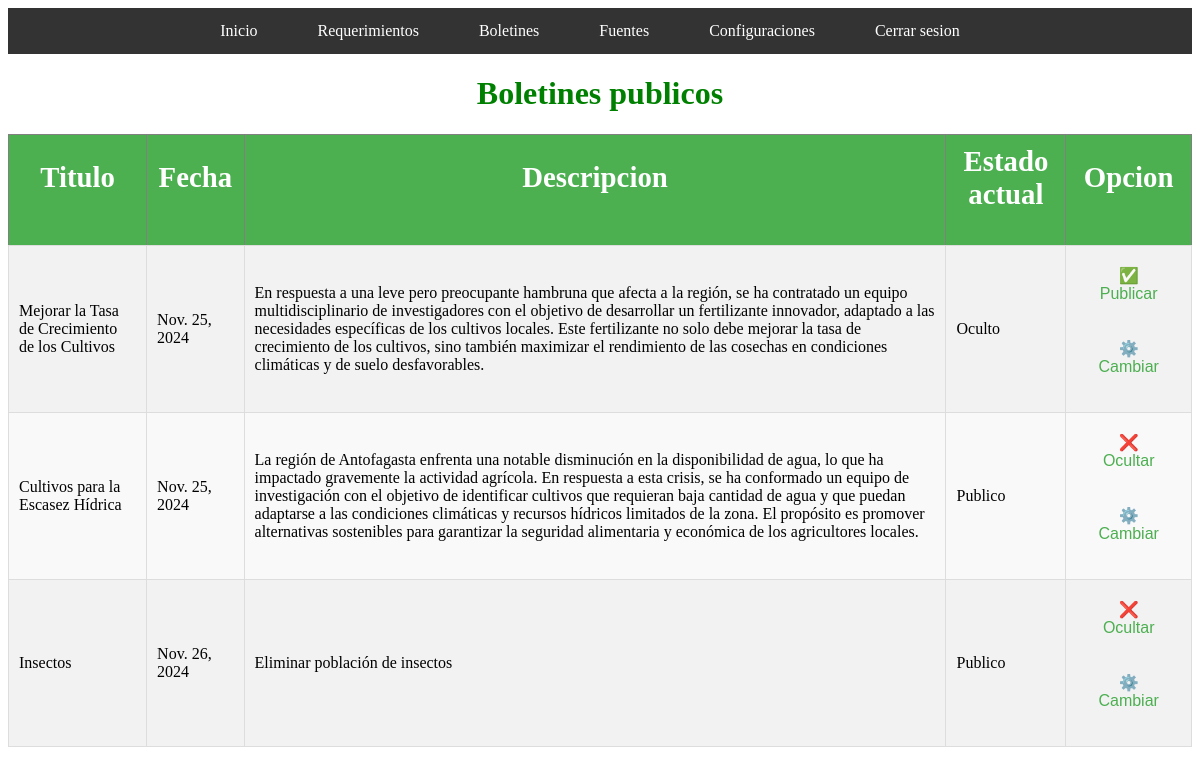
Screenshot of /editar_boletines/ (signed in) with the database file from the repository.
### myapp/models.py (models this page shows, shortened)
class Boletin(models.Model):
    titulo = models.CharField(max_length=255)  # Título del boletín
    descripcion = models.TextField(blank=True)  # Descripción opcional del boletín
    archivo_pdf = models.FileField(upload_to='boletines_pdfs/')  # Campo para el archivo PDF
    fecha_creacion = models.DateField(auto_now_add=True)  # Fecha de publicación automática
    requerimiento = models.ForeignKey(Requerimiento,on_delete=models.CASCADE)
    es_publico = models.BooleanField(default=False)
    vistas=models.IntegerField(default=0)
    descargas=models.IntegerField(default=0)

### myapp/permisos.py (the view)
    @login_required
    @user_passes_test(lambda user: user.is_staff)
    def wrapped_view(request, *args, **kwargs):
        return view_func(request, *args, **kwargs)

### myapp/permisos.py (called while the page is built)
def staff_required(view_func):
    @login_required
    @user_passes_test(lambda user: user.is_staff)
    def wrapped_view(request, *args, **kwargs):
        return view_func(request, *args, **kwargs)
    return wrapped_view

### myapp/views.py (called while the page is built, shortened)
@staff_required #Marcar vista que requiere estado staff
def editar_boletines(request):
    estados_requerimientos = ["Por procesar", "En proceso", "Finalizado"]
    boletines=models.Boletin.objects.all()
    if request.method==('GET'):
        return render(request,EDITAR_BOLETIN,{'Boletin': boletines})

### myapp/templates/boletines/editar_boletines.html (shortened to what this page needs)
{% extends 'menu.html' %}
{% block content %}
{% load static %}
<head>
    <link rel="stylesheet" href="{% static 'css/estilo_tablas.css' %}">
</head>
<h1 style="font-weight: bold; color: green; text-align: center;">
    Boletines publicos
</h1>
<table border = "1">
    <thead>
        <tr>
            <th><h2>Titulo</h2></th>
            <th><h2>Fecha</h2></th>
            <th><h2>Descripcion</h2></th>
            <th><h2>Estado actual</h2></th>
            <th><h2>Opcion</h2></th>
        </tr>
    </thead>
    <tbody>
    {% for boletin in Boletin %}
                <tr>
                    <td>{{boletin.titulo}}</td>
                    <td>{{boletin.fecha_creacion}}</td>
                    <td>{{boletin.descripcion}}</td>
            {% if boletin.es_publico == True %}
                    <td>Publico</td>
                    <td>
                        <form method="post">
                            <button class="btn-invisible" type="submit">❌ Ocultar</button>
                        </form>
                        <form method="post">
                            <button class="btn-invisible" type="submit">⚙️ Cambiar</button>
                        </form>
                    </td>
                    </tr>
            {% else %}
                    <td>Oculto</td>
                    <td>
                        <form method="post">
                            <button class="btn-invisible" type="submit">✅ Publicar</button>
                        </form>
                        <form method="post">
                            <button class="btn-invisible" type="submit">⚙️ Cambiar</button>
                        </form>
                    </td>
                    </tr>
            {% endif %}
    {% endfor %}
    </tbody>
</table>
{% endblock %}

### myapp/static/css/estilo_tablas.css (style rules this page uses)
table { width: 100%; border-collapse: collapse; margin-top: 20px; }
th, td { padding: 10px; text-align: left; }
th { background-color: #4CAF50; color: white; font-size: 1.2em; text-align: center; }
td { background-color: #f2f2f2; border: 1px solid #ddd; }
tr:nth-child(even) td { background-color: #f9f9f9; }
.btn-invisible { background: none; border: none; color: #4CAF50; font-size: 1em; padding: 10px 20px; cursor: pointer; border-radius: 5px; }

### rows the page displays
Boletin: titulo "Mejorar la Tasa de Crecimiento de los Cultivos", fecha_creacion "Nov. 25, 2024", descripcion "En respuesta a una leve pero preocupante hambruna que afecta a la región, se ha contratado un equipo multidisciplinario de investigadores con el objetivo de desarrollar un fertilizante innovador, adaptado a las necesidades específicas de los cultivos locales. Este fertilizante no solo debe mejorar la tasa de crecimiento de los cultivos, sino también maximizar el rendimiento de las cosechas en condiciones climáticas y de suelo desfavorables."
Boletin: titulo "Cultivos para la Escasez Hídrica", fecha_creacion "Nov. 25, 2024", descripcion "La región de Antofagasta enfrenta una notable disminución en la disponibilidad de agua, lo que ha impactado gravemente la actividad agrícola. En respuesta a esta crisis, se ha conformado un equipo de investigación con el objetivo de identificar cultivos que requieran baja cantidad de agua y que puedan adaptarse a las condiciones climáticas y recursos hídricos limitados de la zona. El propósito es promover alternativas sostenibles para garantizar la seguridad alimentaria y económica de los agricultores locales."
Boletin: titulo "Insectos", fecha_creacion "Nov. 26, 2024", descripcion "Eliminar población de insectos"
